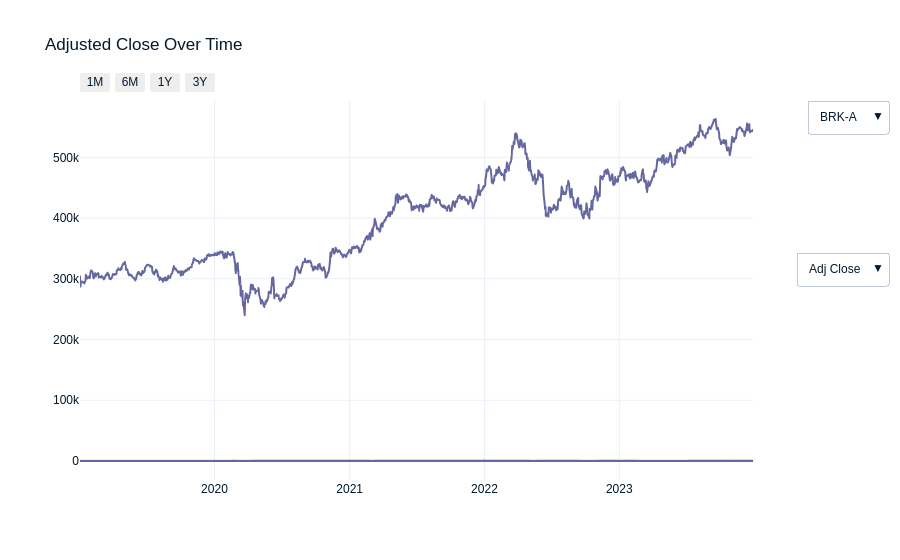

Notebook source saved alongside this figure:
### Markdown cell above
Now that the dropdowns & other features have been constructed, they can be added to the figure.

### Code cell
#Update the figure layout with the new features
fig.update_layout({'title':'Adjusted Close Over Time', 
                   'xaxis':{'rangeselector': {'buttons':time_range_buttons},
                           'rangeslider': {'visible':False},
                           'type':'date'},
                  'updatemenus':[{'type':'dropdown', 'direction':'down', 'x':1.2, 'y':1.0,
                                'showactive':True, 'buttons':comp_buttons,
                                  #use the index of the default company ticker (BRK-A)
                                 'active':0},
                                {'type':'dropdown', 'direction':'down', 'x':1.2, 'y':0.6,
                                'showactive':True, 'buttons':metr_buttons,
                                 #use the default metric (adj_close)
                                'active':list(metrics.keys()).index('adj_close')}],
                  'hovermode':'x unified'})

fig.show();

### Figure 1 — Plotly figure (JSON) as saved in the notebook; plotly's stock layout.template omitted (floating-point values rounded to 4 significant figures; data arrays with more than 128 entries replaced by an {"elided": "..."} marker saying what was removed)
{"data": [{"hovertemplate": "date=%{x}<br>adj_close=%{y}<extra></extra>", "legendgroup": "", "line": {"color": "#6568a0", "dash": "solid"}, "marker": {"symbol": "circle"}, "mode": "lines", "name": "", "showlegend": false, "x": {"elided": "1258 str values"}, "xaxis": "x", "y": {"elided": "1258 int values"}, "yaxis": "y", "type": "scattergl"}, {"hovertemplate": "date=%{x}<br>adj_close=%{y}<extra></extra>", "legendgroup": "", "line": {"color": "#6568a0", "dash": "solid"}, "marker": {"symbol": "circle"}, "mode": "lines", "name": "", "showlegend": false, "x": {"elided": "1258 str values"}, "xaxis": "x", "y": {"elided": "1258 float values"}, "yaxis": "y", "type": "scattergl"}, {"hovertemplate": "date=%{x}<br>adj_close=%{y}<extra></extra>", "legendgroup": "", "line": {"color": "#6568a0", "dash": "solid"}, "marker": {"symbol": "circle"}, "mode": "lines", "name": "", "showlegend": false, "x": {"elided": "1258 str values"}, "xaxis": "x", "y": {"elided": "1258 float values"}, "yaxis": "y", "type": "scattergl"}, {"hovertemplate": "date=%{x}<br>adj_close=%{y}<extra></extra>", "legendgroup": "", "line": {"color": "#6568a0", "dash": "solid"}, "marker": {"symbol": "circle"}, "mode": "lines", "name": "", "showlegend": false, "x": {"elided": "1258 str values"}, "xaxis": "x", "y": {"elided": "1258 float values"}, "yaxis": "y", "type": "scattergl"}, {"hovertemplate": "date=%{x}<br>adj_close=%{y}<extra></extra>", "legendgroup": "", "line": {"color": "#6568a0", "dash": "solid"}, "marker": {"symbol": "circle"}, "mode": "lines", "name": "", "showlegend": false, "x": {"elided": "1258 str values"}, "xaxis": "x", "y": {"elided": "1258 float values"}, "yaxis": "y", "type": "scattergl"}, {"hovertemplate": "date=%{x}<br>adj_close=%{y}<extra></extra>", "legendgroup": "", "line": {"color": "#6568a0", "dash": "solid"}, "marker": {"symbol": "circle"}, "mode": "lines", "name": "", "showlegend": false, "x": {"elided": "1258 str values"}, "xaxis": "x", "y": {"elided": "1258 float values"}, "yaxis": "y", "type": "scattergl"}, {"hovertemplate": "date=%{x}<br>adj_close=%{y}<extra></extra>", "legendgroup": "", "line": {"color": "#6568a0", "dash": "solid"}, "marker": {"symbol": "circle"}, "mode": "lines", "name": "", "showlegend": false, "x": {"elided": "1258 str values"}, "xaxis": "x", "y": {"elided": "1258 float values"}, "yaxis": "y", "type": "scattergl"}, {"hovertemplate": "date=%{x}<br>adj_close=%{y}<extra></extra>", "legendgroup": "", "line": {"color": "#6568a0", "dash": "solid"}, "marker": {"symbol": "circle"}, "mode": "lines", "name": "", "showlegend": false, "x": {"elided": "1258 str values"}, "xaxis": "x", "y": {"elided": "1258 float values"}, "yaxis": "y", "type": "scattergl"}, {"hovertemplate": "date=%{x}<br>adj_close=%{y}<extra></extra>", "legendgroup": "", "line": {"color": "#6568a0", "dash": "solid"}, "marker": {"symbol": "circle"}, "mode": "lines", "name": "", "showlegend": false, "x": {"elided": "1164 str values"}, "xaxis": "x", "y": {"elided": "1164 float values"}, "yaxis": "y", "type": "scattergl"}, {"hovertemplate": "date=%{x}<br>adj_close=%{y}<extra></extra>", "legendgroup": "", "line": {"color": "#6568a0", "dash": "solid"}, "marker": {"symbol": "circle"}, "mode": "lines", "name": "", "orientation": "v", "showlegend": false, "x": {"elided": "629 str values"}, "xaxis": "x", "y": {"elided": "629 float values"}, "yaxis": "y", "type": "scatter"}], "layout": {"xaxis": {"rangeslider": {"visible": false}, "rangeselector": {"buttons": [{"count": 1, "label": "1M", "step": "month", "stepmode": "todate"}, {"count": 6, "label": "6M", "step": "month", "stepmode": "todate"}, {"count": 1, "label": "1Y", "step": "year", "stepmode": "todate"}, {"count": 3, "label": "3Y", "step": "year", "stepmode": "todate"}]}, "type": "date"}, "title": {"text": "Adjusted Close Over Time"}, "updatemenus": [{"active": 0, "buttons": [{"args": [{"visible": [true, false, false, false, false, false, false, false, false, false]}, {"title": "BRK-A - Adj Close"}], "label": "BRK-A", "method": "update"}, {"args": [{"visible": [false, true, false, false, false, false, false, false, false, false]}, {"title": "PZZA - Adj Close"}], "label": "PZZA", "method": "update"}, {"args": [{"visible": [false, false, true, false, false, false, false, false, false, false]}, {"title": "DPZ - Adj Close"}], "label": "DPZ", "method": "update"}, {"args": [{"visible": [false, false, false, true, false, false, false, false, false, false]}, {"title": "QSR - Adj Close"}], "label": "QSR", "method": "update"}, {"args": [{"visible": [false, false, false, false, true, false, false, false, false, false]}, {"title": "YUM - Adj Close"}], "label": "YUM", "method": "update"}, {"args": [{"visible": [false, false, false, false, false, true, false, false, false, false]}, {"title": "WEN - Adj Close"}], "label": "WEN", "method": "update"}, {"args": [{"visible": [false, false, false, false, false, false, true, false, false, false]}, {"title": "SBUX - Adj Close"}], "label": "SBUX", "method": "update"}, {"args": [{"visible": [false, false, false, false, false, false, false, true, false, false]}, {"title": "MCD - Adj Close"}], "label": "MCD", "method": "update"}, {"args": [{"visible": [false, false, false, false, false, false, false, false, true, false]}, {"title": "LKNCY - Adj Close"}], "label": "LKNCY", "method": "update"}, {"args": [{"visible": [false, false, false, false, false, false, false, false, false, true]}, {"title": "DNUT - Adj Close"}], "label": "DNUT", "method": "update"}], "direction": "down", "showactive": true, "type": "dropdown", "x": 1.2, "y": 1}, {"active": 4, "buttons": [{"args": [{"y": {"elided": "1258 int values"}}, {"title": "BRK-A - Open"}], "label": "Open", "method": "update"}, {"args": [{"y": {"elided": "1258 int values"}}, {"title": "BRK-A - High"}], "label": "High", "method": "update"}, {"args": [{"y": {"elided": "1258 int values"}}, {"title": "BRK-A - Low"}], "label": "Low", "method": "update"}, {"args": [{"y": {"elided": "1258 int values"}}, {"title": "BRK-A - Close"}], "label": "Close", "method": "update"}, {"args": [{"y": {"elided": "1258 int values"}}, {"title": "BRK-A - Adj Close"}], "label": "Adj Close", "method": "update"}, {"args": [{"y": {"elided": "1258 int values"}}, {"title": "BRK-A - Volume"}], "label": "Volume", "method": "update"}], "direction": "down", "showactive": true, "type": "dropdown", "x": 1.2, "y": 0.6}], "hovermode": "x unified"}}
